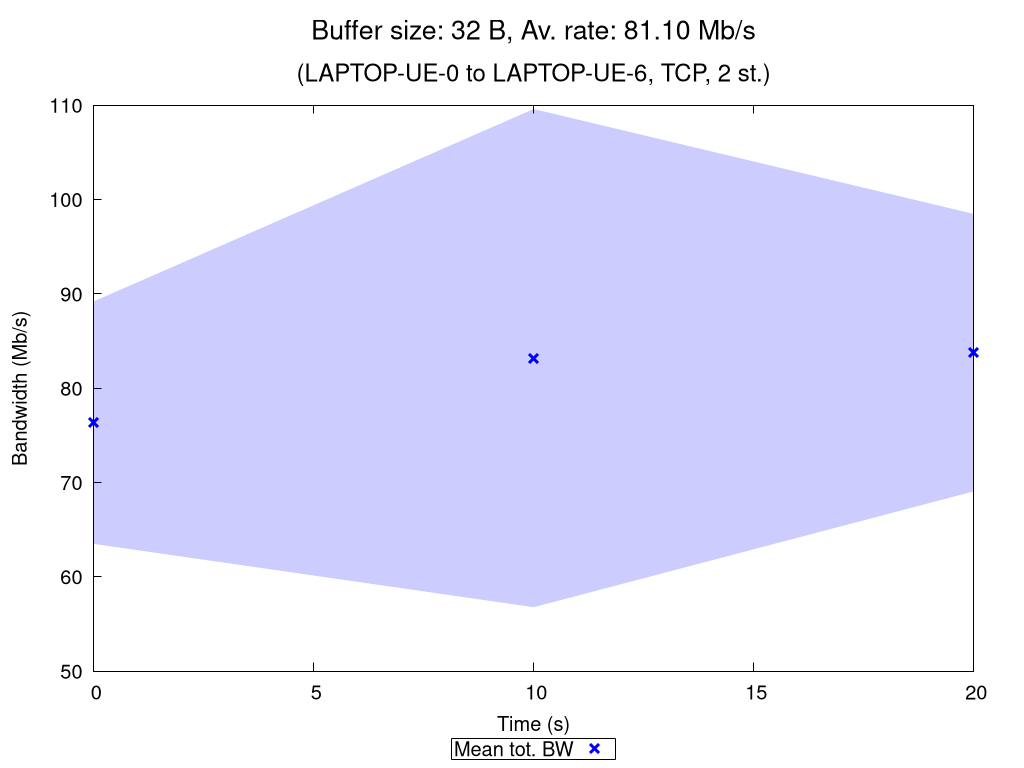

Here is the gnuplot script that generated this plot:
set terminal pngcairo nocrop enhanced size 1024,768 font "Verdana,15"
set output "TCP_2_st_2020_10_27_19-41-57_one2two_00032B.png"

set title "{/=20 Buffer size: 32 B, Av. rate: 81.10 Mb/s}\n\n{/=18 (LAPTOP-UE-0 to LAPTOP-UE-6, TCP, 2 st.)}"

set xlabel "Time (s)"
set ylabel "Bandwidth (Mb/s)"
set ytics nomirror
set key bmargin center horizontal box samplen 1 width -1
set bmargin 4.6
set rmargin 4.5

rf = 1000000.0  # rate factor
set style fill transparent solid 0.2 noborder
set autoscale xfix
plot "TCP_2_st_2020_10_27_19-41-57_one2two_00032B_iperf_processed.dat" using 1:($2/rf-$3/rf):($2/rf+$3/rf) with filledcurves lc rgb "blue" notitle, \
     "" using 1:($2/rf) with points pt 2 ps 1.5 lw 3 lc rgb "blue" title "Mean tot. BW", \
